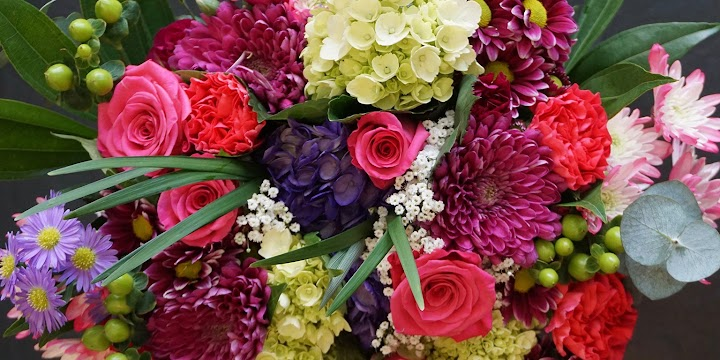
#> input picture images/img.png, 720 x 360 px
$ python 'Accessing Image Properties and Pixels.py'
#> lines starting #> are read from the running program, lines starting #| are printed output that depends on the picture
import cv2

img=cv2.imread('images/img.png')
#> img is the input picture: shape (360, 720, 3); mean B, G, R 73.3, 78.8, 121.7

if img is None :
    print('image not found')
else:
    # images properties
    print('image properties')
    (h,w,c)=img.shape
#> h = 360; w = 720; c = 3
    print('height:{}'.format(h))
#| height:360
    print('width:{}'.format(w))
#| width:720
    print('channels:{}'.format(c))
#| channels:3
    print('image size:{}'.format(img.size))
#| image size:777600
    print('image datatype:{}'.format(img.dtype))
#| image datatype:uint8

    # Accessing a specific pixel and editing it

    img[:,:10]=[0,0,0]
    img[:10,:]=[0,0,0]
    img[:,-10:]=[0,0,0]
    img[-10:,:]=[0,0,0]

    img[h//2-100:h//2+100,w//2-100:w//2+100]=[255,255,255]
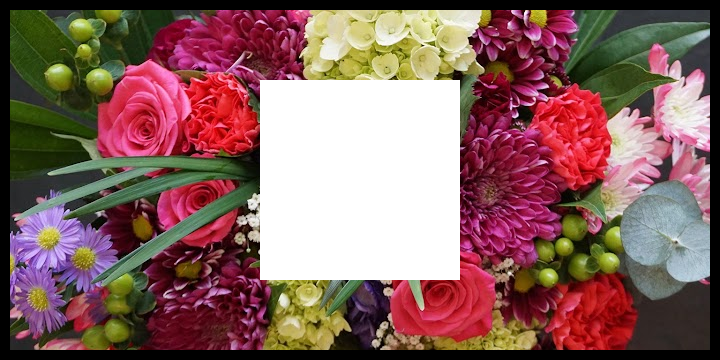
#> img: shape (360, 720, 3); mean B, G, R 95.9, 99.3, 135.8


    cv2.imshow('image',img)
    cv2.waitKey(0)
    cv2.destroyAllWindows()
